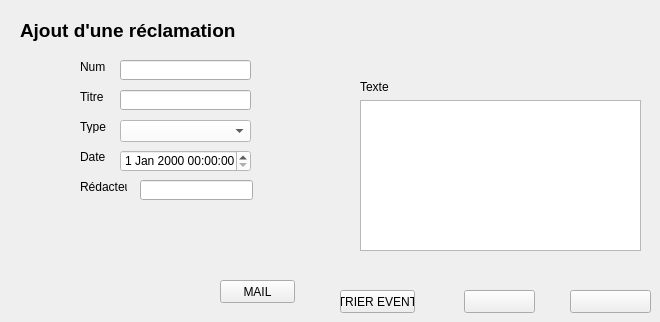
      <widget class="QWidget" name="tab_10">
       <attribute name="title">
        <string>Ajouter une reclamation</string>
       </attribute>
       <widget class="QLabel" name="label_22">
        <property name="geometry">
         <rect>
          <x>20</x>
          <y>20</y>
          <width>241</width>
          <height>21</height>
         </rect>
        </property>
        <property name="font">
         <font>
          <pointsize>14</pointsize>
          <weight>75</weight>
          <bold>true</bold>
         </font>
        </property>
        <property name="styleSheet">
         <string notr="true">background-image: url(:/new/prefix1/white.jpg);</string>
        </property>
        <property name="text">
         <string>Ajout d'une réclamation</string>
        </property>
       </widget>
       <widget class="QPushButton" name="pushButton_23">
        <property name="geometry">
         <rect>
          <x>570</x>
          <y>290</y>
          <width>81</width>
          <height>23</height>
         </rect>
        </property>
        <property name="styleSheet">
         <string notr="true">background-image: url(:/new/prefix1/fermer.png);</string>
        </property>
        <property name="text">
         <string/>
        </property>
       </widget>
       <widget class="QLabel" name="label_28">
        <property name="geometry">
         <rect>
          <x>360</x>
          <y>80</y>
          <width>47</width>
          <height>13</height>
         </rect>
        </property>
        <property name="styleSheet">
         <string notr="true">background-image: url(:/new/prefix1/white.jpg);</string>
        </property>
        <property name="text">
         <string>Texte</string>
        </property>
       </widget>
       <widget class="QLineEdit" name="lineEdit_10">
        <property name="geometry">
         <rect>
          <x>120</x>
          <y>90</y>
          <width>131</width>
          <height>20</height>
         </rect>
        </property>
        <property name="styleSheet">
         <string notr="true">background-image: url(:/new/prefix1/white.jpg);</string>
        </property>
       </widget>
       <widget class="QLabel" name="label_27">
        <property name="geometry">
         <rect>
          <x>80</x>
          <y>180</y>
          <width>47</width>
          <height>13</height>
         </rect>
        </property>
        <property name="styleSheet">
         <string>background-image: url(:/new/prefix1/white.jpg);</string>
        </property>
        <property name="text">
         <string>Rédacteur</string>
        </property>
       </widget>
       <widget class="QPushButton" name="pushButton_24">
        <property name="geometry">
         <rect>
          <x>464</x>
          <y>290</y>
          <width>71</width>
          <height>23</height>
         </rect>
        </property>
        <property name="styleSheet">
         <string notr="true">background-image: url(:/new/prefix1/ajouter.png);</string>
        </property>
        <property name="text">
         <string/>
        </property>
       </widget>
       <widget class="QLabel" name="label_23">
        <property name="geometry">
         <rect>
          <x>80</x>
          <y>90</y>
          <width>47</width>
          <height>13</height>
         </rect>
        </property>
        <property name="styleSheet">
         <string>background-image: url(:/new/prefix1/white.jpg);</string>
        </property>
        <property name="text">
         <string>Titre</string>
        </property>
       </widget>
       <widget class="QLabel" name="label_24">
        <property name="geometry">
         <rect>
          <x>80</x>
          <y>120</y>
          <width>47</width>
          <height>13</height>
         </rect>
        </property>
        <property name="styleSheet">
         <string>background-image: url(:/new/prefix1/white.jpg);</string>
        </property>
        <property name="text">
         <string>Type</string>
        </property>
       </widget>
       <widget class="QTextEdit" name="textEdit">
        <property name="geometry">
         <rect>
          <x>360</x>
          <y>100</y>
          <width>281</width>
          <height>151</height>
         </rect>
        </property>
        <property name="styleSheet">
         <string notr="true">background-image: url(:/new/prefix1/white.jpg);</string>
        </property>
        <property name="html">
         <string>&lt;!DOCTYPE HTML PUBLIC &quot;-//W3C//DTD HTML 4.0//EN&quot; &quot;http://www.w3.org/TR/REC-html40/strict.dtd&quot;&gt;
&lt;html&gt;&lt;head&gt;&lt;meta name=&quot;qrichtext&quot; content=&quot;1&quot; /&gt;&lt;style type=&quot;text/css&quot;&gt;
p, li { white-space: pre-wrap; }
&lt;/style&gt;&lt;/head&gt;&lt;body style=&quot; font-family:'MS Shell Dlg 2'; font-size:8.25pt; font-weight:400; font-style:normal;&quot;&gt;
&lt;p style=&quot;-qt-paragraph-type:empty; margin-top:0px; margin-bottom:0px; margin-left:0px; margin-right:0px; -qt-block-indent:0; text-indent:0px; font-family:'MS Shell Dlg 2';&quot;&gt;&lt;br /&gt;&lt;/p&gt;&lt;/body&gt;&lt;/html&gt;</string>
        </property>
       </widget>
       <widget class="QLineEdit" name="lineEdit_12">
        <property name="geometry">
         <rect>
          <x>140</x>
          <y>180</y>
          <width>113</width>
          <height>20</height>
         </rect>
        </property>
        <property name="styleSheet">
         <string notr="true">background-image: url(:/new/prefix1/white.jpg);</string>
        </property>
       </widget>
       <widget class="QLabel" name="label_25">
        <property name="geometry">
         <rect>
          <x>80</x>
          <y>150</y>
          <width>47</width>
          <height>13</height>
         </rect>
        </property>
        <property name="styleSheet">
         <string>background-image: url(:/new/prefix1/white.jpg);</string>
        </property>
        <property name="text">
         <string>Date</string>
        </property>
       </widget>
       <widget class="QComboBox" name="comboBox">
        <property name="geometry">
         <rect>
          <x>120</x>
          <y>120</y>
          <width>131</width>
          <height>22</height>
         </rect>
        </property>
        <property name="styleSheet">
         <string>background-color: rgb(255, 255, 255);</string>
        </property>
       </widget>
       <widget class="QLabel" name="label_30">
        <property name="geometry">
         <rect>
          <x>80</x>
          <y>60</y>
          <width>47</width>
          <height>13</height>
         </rect>
        </property>
        <property name="styleSheet">
         <string>background-image: url(:/new/prefix1/white.jpg);</string>
        </property>
        <property name="text">
         <string>Num</string>
        </property>
       </widget>
       <widget class="QLineEdit" name="lineEdit_3">
        <property name="geometry">
         <rect>
          <x>120</x>
          <y>60</y>
          <width>131</width>
          <height>20</height>
         </rect>
        </property>
        <property name="styleSheet">
         <string notr="true">background-image: url(:/new/prefix1/white.jpg);</string>
        </property>
       </widget>
       <widget class="QDateTimeEdit" name="dateTimeEdit">
        <property name="geometry">
         <rect>
          <x>120</x>
          <y>150</y>
          <width>131</width>
          <height>22</height>
         </rect>
        </property>
        <property name="styleSheet">
         <string>background-color: rgb(255, 255, 255);</string>
        </property>
       </widget>
       <widget class="QPushButton" name="pushButton">
        <property name="geometry">
         <rect>
          <x>340</x>
          <y>290</y>
          <width>75</width>
          <height>23</height>
         </rect>
        </property>
        <property name="text">
         <string>TRIER EVENT</string>
        </property>
       </widget>
       <widget class="QPushButton" name="pushButton_8">
        <property name="geometry">
         <rect>
          <x>220</x>
          <y>280</y>
          <width>75</width>
          <height>23</height>
         </rect>
        </property>
        <property name="text">
         <string>MAIL</string>
        </property>
       </widget>
      </widget>
